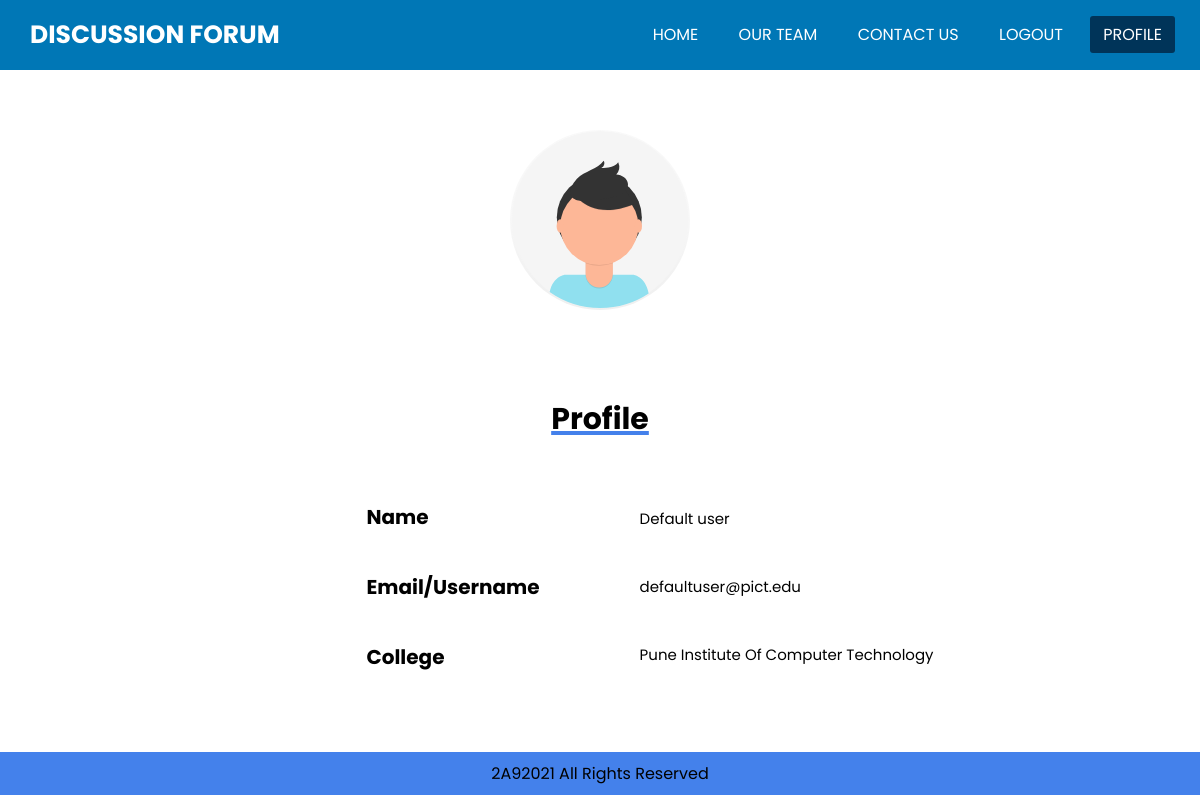
Screenshot of /HTML/profile.php (signed in) with the database file from the repository.
### tables this page shows
CREATE TABLE `users` (
  `Status` varchar(5) NOT NULL,
  `Id` varchar(255) NOT NULL,
  `username` varchar(255) NOT NULL,
  `user_id` varchar(255) NOT NULL,
  `user_pass` varchar(255) NOT NULL,
  `last_login` int(11) NOT NULL,
  `timestamp` datetime NOT NULL DEFAULT current_timestamp()
);

### HTML/profile.php (the view, shortened to what this page needs)
<?php
include "subfiles/_dbconnect.php";
  $uid = $_SESSION['id'];
  $profileid = $_GET['profileid'];
  $sql = "SELECT * FROM `users` WHERE `Id` = $profileid";
  $result = mysqli_query($conn,$sql);
  $row = mysqli_fetch_assoc($result);
  $name = $row['username'];
  $email = $row['user_id'];
  if ($row['Status'] == "PICT") {
   $college = "Pune Institute Of Computer Technology";
  } else {
    $college = "Not updated yet";
  }
?>
<!DOCTYPE html>
<html lang="en">
  <head>
    <link rel="stylesheet" href="../CSS/profile.css" />
  </head>
  <body>
    <nav>
      <label class="logo">
        <a href="../HTML/home.html"> DISCUSSION FORUM </a>
      </label>
      <ul>
        <li><a href="../HTML/home.php">Home</a></li>
        <li><a href="team.php">Our Team</a></li>
        <li><a href="contact.php">Contact Us</a></li>
        <li><a href="logout.php" class="confirmation">Logout</a>
                    </li>
        <li><a a class="active" href="../HTML/profile.html">Profile</a></li>
      </ul>
    </nav>
    <div class="profile">
      <div class="image">
        <img src="../Images/avatar.svg" alt="profile photos" />
      </div>
      <div class="msg">
        <h4 class="underline">
          ?> Profile</h4>
      </div>
      <div class="info">
        <div class="question">
          <div class="name">
            <h4>Name</h4>
          </div>
          <div class="email">
            <h4>Email/Username</h4>
          </div>
          <div class="clg">
            <h4>College</h4>
          </div>
        </div>
        <div class="ans">
          <div class="name">
            <p><?php echo $name;?></p>
          </div>
          <div class="email">
            <p><?php echo $email;?></p>
          </div>
          <div class="clg">
            <p><?php echo $college;?></p>
          </div>
        </div>
      </div>
    </div>
  <?php
          if ($uid != $profileid ) {
            echo '<div style="min-height:40px;"></div>';
          }
          ?>
    <footer>
      <div class="center">2A92021 All Rights Reserved</div>
    </footer>
  </body>
</html>

### CSS/profile.css (style rules this page uses)
* { padding: 0; margin: 0; text-decoration: none; list-style: none; box-sizing: border-box; }
body { font-family: "Poppins", sans-serif; }
nav { background: #0077b6; height: 70px; width: 100%; top: 0; position: sticky; z-index: 10; }
label.logo { color: white; font-size: 25px; line-height: 70px; padding: 0 30px; font-weight: bold; }
label.logo a { color: white; font-weight: bold; cursor: pointer; }
nav ul { float: right; margin-right: 20px; }
nav ul li { display: inline-block; line-height: 70px; margin: 0 5px; }
nav ul li a { color: white; font-size: 16px; padding: 7px 13px; border-radius: 3px; text-transform: uppercase; }
a.active, a:hover { background: #003459; transition: 0.5s; }
.profile { display: flex; flex-direction: column; align-items: center; justify-content: center; }
.info { display: flex; flex-direction: row; margin-left: 100px; }
.msg h4 { text-align: center; justify-content: center; font-size: 30px; }
.underline { text-decoration: underline 4px #4481eb; }
h4 { font-size: 20px; margin-top: 20px; margin-bottom: 40px; }
p { font-size: 15px; margin-top: 25px; margin-bottom: 45px; margin-left: 100px; }
img { margin-top: 60px; margin-bottom: 60px; width: 180px; }
footer { background-color: #4481eb; padding: 9px; text-align: center; }

### rows the page displays
users: username "Default user", user "defaultuser@pict.edu", Status "Pune Institute Of Computer Technology"
